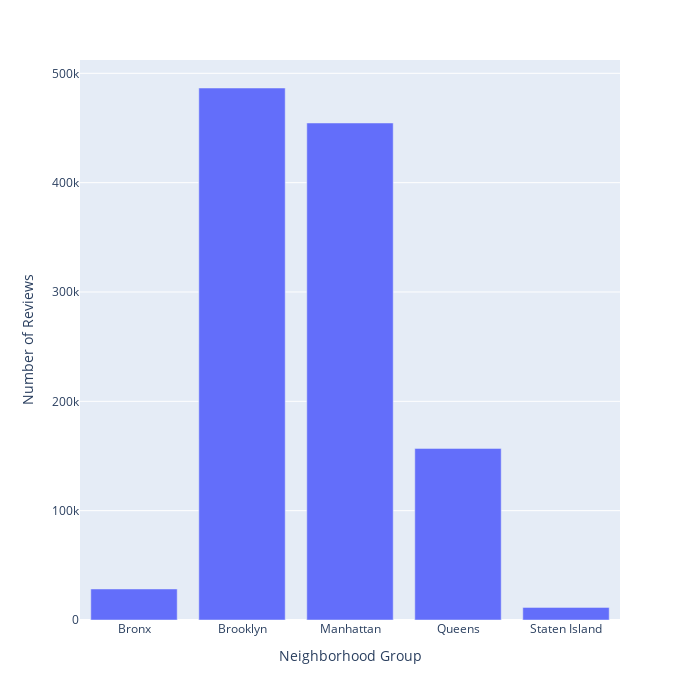

Here is the notebook cell this chart was saved with:
### Markdown cell above
Make a bar graph showing the number of reviews per Neighborhood group

### Code cell
#groupby the neighboorhood then count
neighborhood = airbnb.groupby(by = 'neighbourhood_group', dropna = True)['number_of_reviews'].sum()


#make bar chart, x will be in the index and y can be any of the columns since they all have the same count values 
barChart = px.bar(x = neighborhood.index, y = neighborhood.values, height = 700, width = 700)


# Update x and y axis names
barChart.update_xaxes(title_text='Neighborhood Group')
barChart.update_yaxes(title_text='Number of Reviews')

barChart.show()

### Figure 1 — Plotly figure (JSON) as saved in the notebook; plotly's stock layout.template omitted (floating-point values rounded to 4 significant figures)
{"data": [{"alignmentgroup": "True", "hovertemplate": "x=%{x}<br>y=%{y}<extra></extra>", "legendgroup": "", "marker": {"color": "#636efa", "pattern": {"shape": ""}}, "name": "", "offsetgroup": "", "orientation": "v", "showlegend": false, "textposition": "auto", "type": "bar", "x": ["Bronx", "Brooklyn", "Manhattan", "Queens", "Staten Island"], "xaxis": "x", "y": [28371, 486574, 454569, 156950, 11541], "yaxis": "y"}], "layout": {"barmode": "relative", "height": 700, "legend": {"tracegroupgap": 0}, "margin": {"t": 60}, "width": 700, "xaxis": {"anchor": "y", "domain": [0, 1], "title": {"text": "Neighborhood Group"}}, "yaxis": {"anchor": "x", "domain": [0, 1], "title": {"text": "Number of Reviews"}}}}
